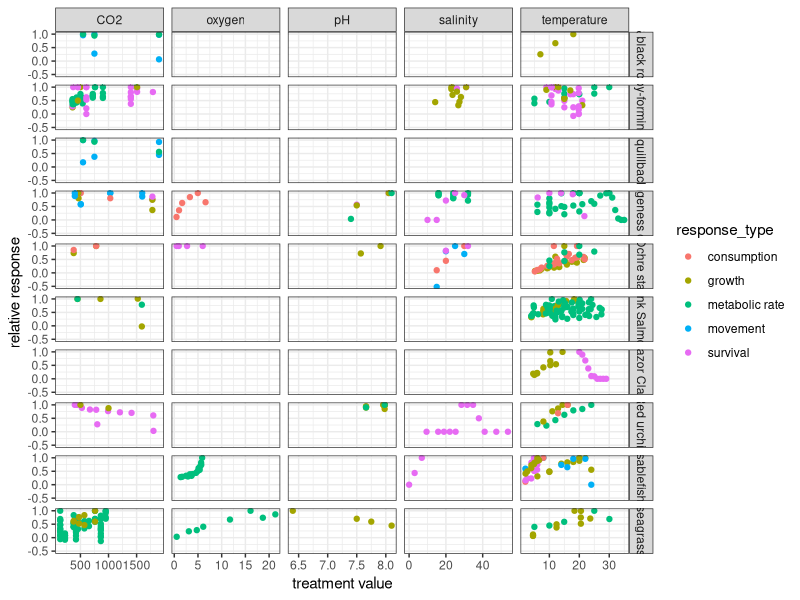
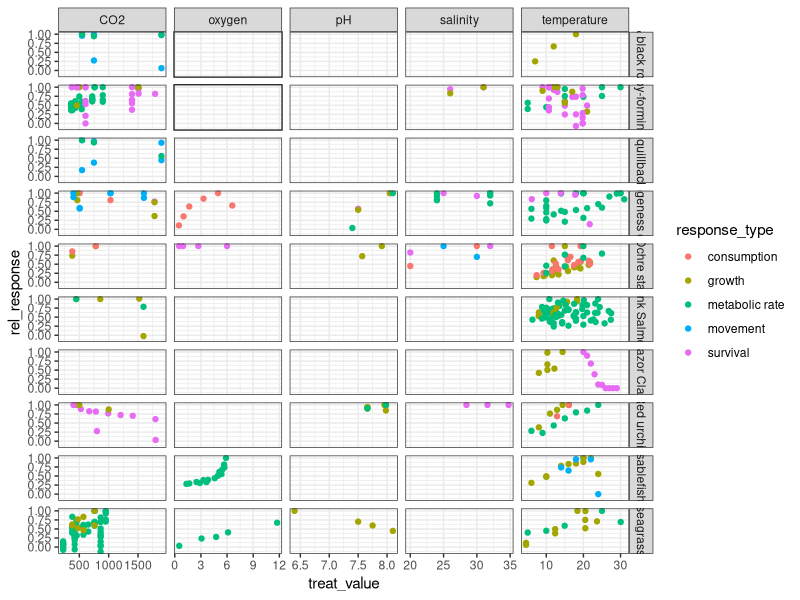

These charts were generated, in order, by the following R code:
# load libraries ----------------------------------------------------------
library(broom)
library(tidyverse)
library(reshape2)

#read in the procesed data
data<-read.csv("processed_data/201230_Schmidt_biotic_responses_data.csv")

#remove very very high CO2 values
data <- data %>%
  filter(treat_value<2000)

#make a column of species names and a unique study identifier
data<-data %>%
  mutate(genus_species=paste(data$Genus, data$Species, sep="_")) %>%
  mutate(unique_study=as.numeric(as.factor(paste(Author, Pub_Year, English_Name, Life_stage, 
                                                 Response_variable, response_type, treatment_var, rate_or_biomass, response_type_2))))



#plot all the data - relative response
data %>% 
 ggplot(aes(y=rel_response, x=treat_value, group=study, color=response_type, linetype=study_design)) + geom_point() +
  facet_grid(English_Name ~ treatment_var, scales = "free_x") + theme_bw() +
  xlab("treatment value") + ylab("relative response")

#set range of relevant values for each stressor
relevant_window_cast<-read_csv("processed_data/relevant_window_cast.csv")


#get these into the main data frame
data2<-left_join(data, relevant_window_cast, by="treatment_var")  %>%
  mutate(upper_window=max, lower_window=min)%>%
  select(-max, -min)


#for every study, subset to all values inside window plus first value outside window
data_in_window<-data2 %>%
  group_by(unique_study) %>%
  filter(treat_value>=lower_window & treat_value<=upper_window |
           treat_value==max(treat_value[which(treat_value < lower_window)]) | 
           treat_value==min(treat_value[which(treat_value > upper_window)])) %>%
  filter(length(rel_response)>1) %>% #Remove studies where insufficient data were in window
  mutate(weighting=length(which(treat_value>=lower_window & treat_value<=upper_window))) %>% #make weighting value based on how many obs within window
  ungroup()
#bunch of warnings if there were no data outside of window


#make a *new* column that flags each unique study
data_in_window<-data_in_window %>%
  mutate(unique_study=as.numeric(as.factor(paste(Author, Pub_Year, English_Name, Life_stage, 
                                                 Response_variable, response_type, treatment_var, rate_or_biomass, response_type_2))))

write_csv(data_in_window, "processed_data/data_in_window.csv")


#quick plot all the data - relative responses
data_in_window %>% 
  ggplot(aes(y=rel_response, x=treat_value, group=study, color=response_type)) + geom_point() +
  facet_grid(English_Name ~ treatment_var, scales = "free_x") + theme_bw() 

#
#
#
#
#
